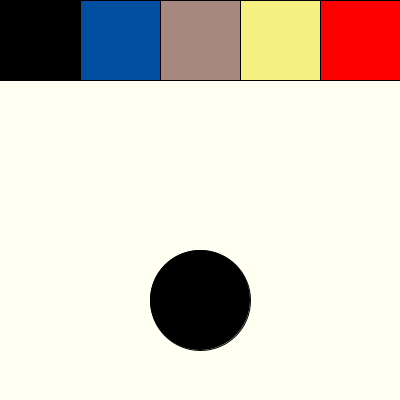
Frame 1 (no input)
Frame 60 (the mouse pressed at the canvas centre just before this capture): identical to frame 1, image omitted
Frame 120 (the mouse held since frame 60 and released just before this capture): identical to frame 1, image omitted

The Processing sketch that drew this single still picture (run headless with seeded random() and noise(); from frame 60 on, the mouse is pressed at the canvas centre):

// Processing sketch: week13_6_doll_selection_left_right
// ── week13_6_doll_selection_left_right.pde
//娃娃往左選、往右選
color [] p = {#000000, #004E9F, #A6887E, #F4F082, #FF0000};
void setup(){
  size(400, 400);
}
int selectI = 0;
void draw(){
  background(#FFFFF2);
  for(int i=0; i<5; i++){
    fill( p[i] );
    rect(i*80, 0, 80, 80);
  }
  fill( p[selectI] );
  ellipse(200, 300, 100, 100);
}
void keyPressed(){
  if(keyCode==RIGHT) selectI = (selectI + 1) % 5;
  if(keyCode==LEFT) selectI = (selectI - 1 + 5) % 5;
}
